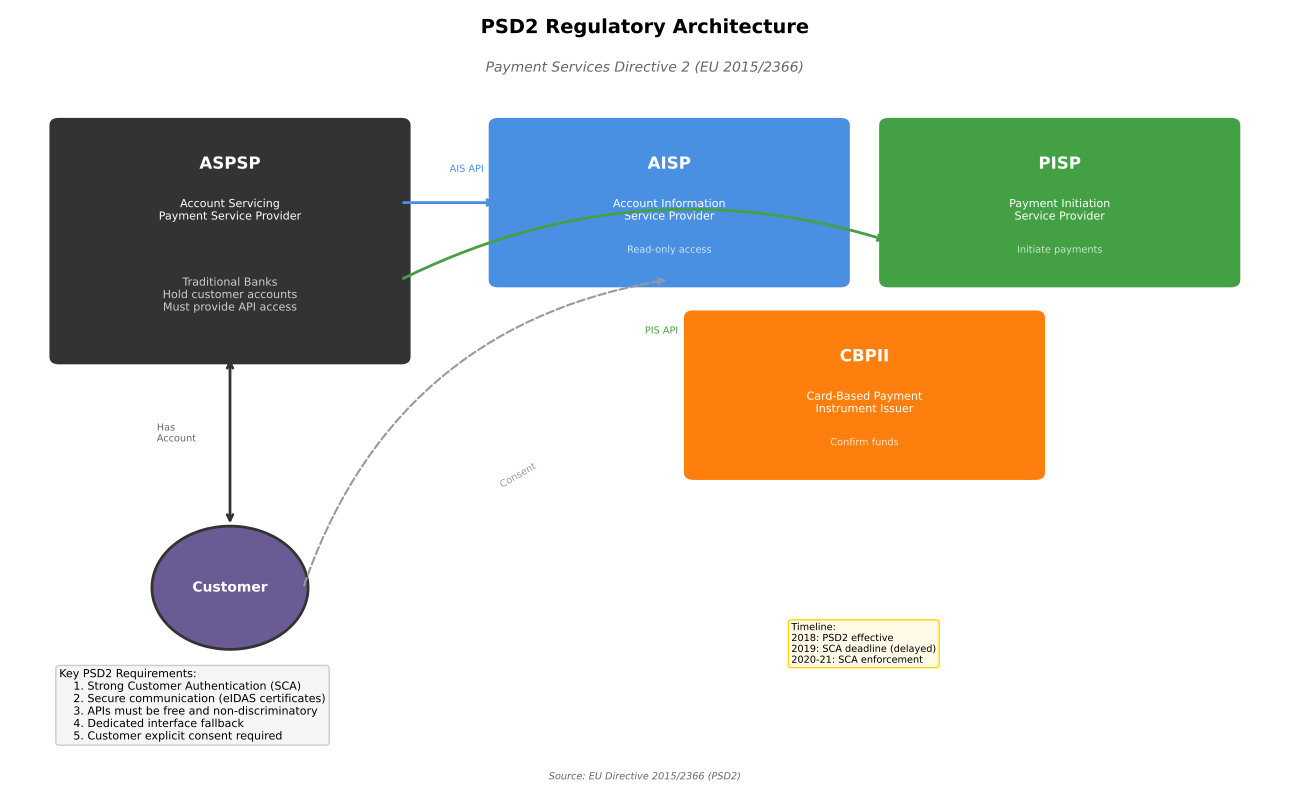

Write Python code to recreate this figure.
"""
PSD2 Architecture Diagram
Shows the regulatory framework and participant types under PSD2

Output: psd2_architecture.pdf
Module: module_01_fintech
Lesson: 5 - Open Banking
"""

from pathlib import Path
import matplotlib.pyplot as plt
import matplotlib.patches as mpatches
import numpy as np

CHART_METADATA = {
    'title': 'PSD2 Architecture',
    'module': 'module_01_fintech',
    'lesson': 5,
    'url': 'https://github.com/Digital-AI-Finance/digital-finance/tree/main/module_01_fintech/figures/psd2_architecture'
}

plt.rcParams.update({
    'font.size': 10,
    'axes.labelsize': 10,
})

def create_chart():
    """Create PSD2 architecture diagram"""
    fig, ax = plt.subplots(figsize=(13, 8))
    ax.set_xlim(0, 13)
    ax.set_ylim(0, 10)
    ax.axis('off')

    # Title
    ax.text(6.5, 9.7, 'PSD2 Regulatory Architecture',
           fontsize=14, fontweight='bold', ha='center')
    ax.text(6.5, 9.2, 'Payment Services Directive 2 (EU 2015/2366)',
           fontsize=10, ha='center', style='italic', color='#666666')

    # Account Servicing Payment Service Providers (ASPSPs) - Banks
    aspsp_box = mpatches.FancyBboxPatch((0.5, 5.5), 3.5, 3,
                                         boxstyle='round,pad=0.1',
                                         facecolor='#333333', edgecolor='none')
    ax.add_patch(aspsp_box)
    ax.text(2.25, 8, 'ASPSP', ha='center', va='center', fontsize=12,
           fontweight='bold', color='white')
    ax.text(2.25, 7.4, 'Account Servicing\nPayment Service Provider',
           ha='center', va='center', fontsize=8, color='white')
    ax.text(2.25, 6.3, 'Traditional Banks\nHold customer accounts\nMust provide API access',
           ha='center', va='center', fontsize=8, color='#CCCCCC')

    # Third Party Providers (TPPs)
    # AISP
    aisp_box = mpatches.FancyBboxPatch((5, 6.5), 3.5, 2,
                                        boxstyle='round,pad=0.1',
                                        facecolor='#4A90E2', edgecolor='none')
    ax.add_patch(aisp_box)
    ax.text(6.75, 8, 'AISP', ha='center', va='center', fontsize=12,
           fontweight='bold', color='white')
    ax.text(6.75, 7.4, 'Account Information\nService Provider',
           ha='center', va='center', fontsize=8, color='white')
    ax.text(6.75, 6.85, 'Read-only access', ha='center', fontsize=7, color='#CCE5FF')

    # PISP
    pisp_box = mpatches.FancyBboxPatch((9, 6.5), 3.5, 2,
                                        boxstyle='round,pad=0.1',
                                        facecolor='#44A044', edgecolor='none')
    ax.add_patch(pisp_box)
    ax.text(10.75, 8, 'PISP', ha='center', va='center', fontsize=12,
           fontweight='bold', color='white')
    ax.text(10.75, 7.4, 'Payment Initiation\nService Provider',
           ha='center', va='center', fontsize=8, color='white')
    ax.text(10.75, 6.85, 'Initiate payments', ha='center', fontsize=7, color='#CCE5CC')

    # CBPII
    cbpii_box = mpatches.FancyBboxPatch((7, 4), 3.5, 2,
                                         boxstyle='round,pad=0.1',
                                         facecolor='#FF7F0E', edgecolor='none')
    ax.add_patch(cbpii_box)
    ax.text(8.75, 5.5, 'CBPII', ha='center', va='center', fontsize=12,
           fontweight='bold', color='white')
    ax.text(8.75, 4.9, 'Card-Based Payment\nInstrument Issuer',
           ha='center', va='center', fontsize=8, color='white')
    ax.text(8.75, 4.35, 'Confirm funds', ha='center', fontsize=7, color='#FFE5CC')

    # Customer
    customer_circle = mpatches.Circle((2.25, 2.5), 0.8, facecolor='#6B5B95',
                                       edgecolor='#333333', lw=2)
    ax.add_patch(customer_circle)
    ax.text(2.25, 2.5, 'Customer', ha='center', va='center', fontsize=10,
           fontweight='bold', color='white')

    # Arrows
    # Customer to ASPSP
    ax.annotate('', xy=(2.25, 5.5), xytext=(2.25, 3.3),
               arrowprops=dict(arrowstyle='<->', color='#333333', lw=2))
    ax.text(1.5, 4.4, 'Has\nAccount', fontsize=7, color='#666666')

    # ASPSP to AISPs (API)
    ax.annotate('', xy=(5, 7.5), xytext=(4, 7.5),
               arrowprops=dict(arrowstyle='->', color='#4A90E2', lw=2))
    ax.text(4.5, 7.9, 'AIS API', fontsize=7, color='#4A90E2')

    # ASPSP to PISPs (API)
    ax.annotate('', xy=(9, 7), xytext=(4, 6.5),
               arrowprops=dict(arrowstyle='->', color='#44A044', lw=2,
                              connectionstyle='arc3,rad=-0.2'))
    ax.text(6.5, 5.8, 'PIS API', fontsize=7, color='#44A044')

    # Customer consent flow
    ax.annotate('', xy=(6.75, 6.5), xytext=(3, 2.5),
               arrowprops=dict(arrowstyle='->', color='#999999', lw=1.5,
                              connectionstyle='arc3,rad=-0.3', linestyle='--'))
    ax.text(5, 3.8, 'Consent', fontsize=7, color='#999999', rotation=30)

    # Key requirements box
    requirements = """Key PSD2 Requirements:
    1. Strong Customer Authentication (SCA)
    2. Secure communication (eIDAS certificates)
    3. APIs must be free and non-discriminatory
    4. Dedicated interface fallback
    5. Customer explicit consent required"""

    ax.text(0.5, 0.5, requirements, fontsize=8, va='bottom',
           bbox=dict(boxstyle='round', facecolor='#F5F5F5', edgecolor='#CCCCCC'))

    # Timeline
    ax.text(8, 1.5, 'Timeline:\n2018: PSD2 effective\n2019: SCA deadline (delayed)\n2020-21: SCA enforcement',
           fontsize=7, va='bottom', bbox=dict(boxstyle='round', facecolor='#FFF9E6', edgecolor='#FFD700'))

    # Source
    fig.text(0.5, 0.02, 'Source: EU Directive 2015/2366 (PSD2)',
            fontsize=7, ha='center', style='italic', color='#666666')

    plt.tight_layout()

    output_path = Path(__file__).parent / 'psd2_architecture.pdf'
    plt.savefig(output_path, format='pdf', dpi=300, bbox_inches='tight')
    plt.close()
    print(f"Chart saved to: {output_path}")
    return output_path

if __name__ == '__main__':
    create_chart()
